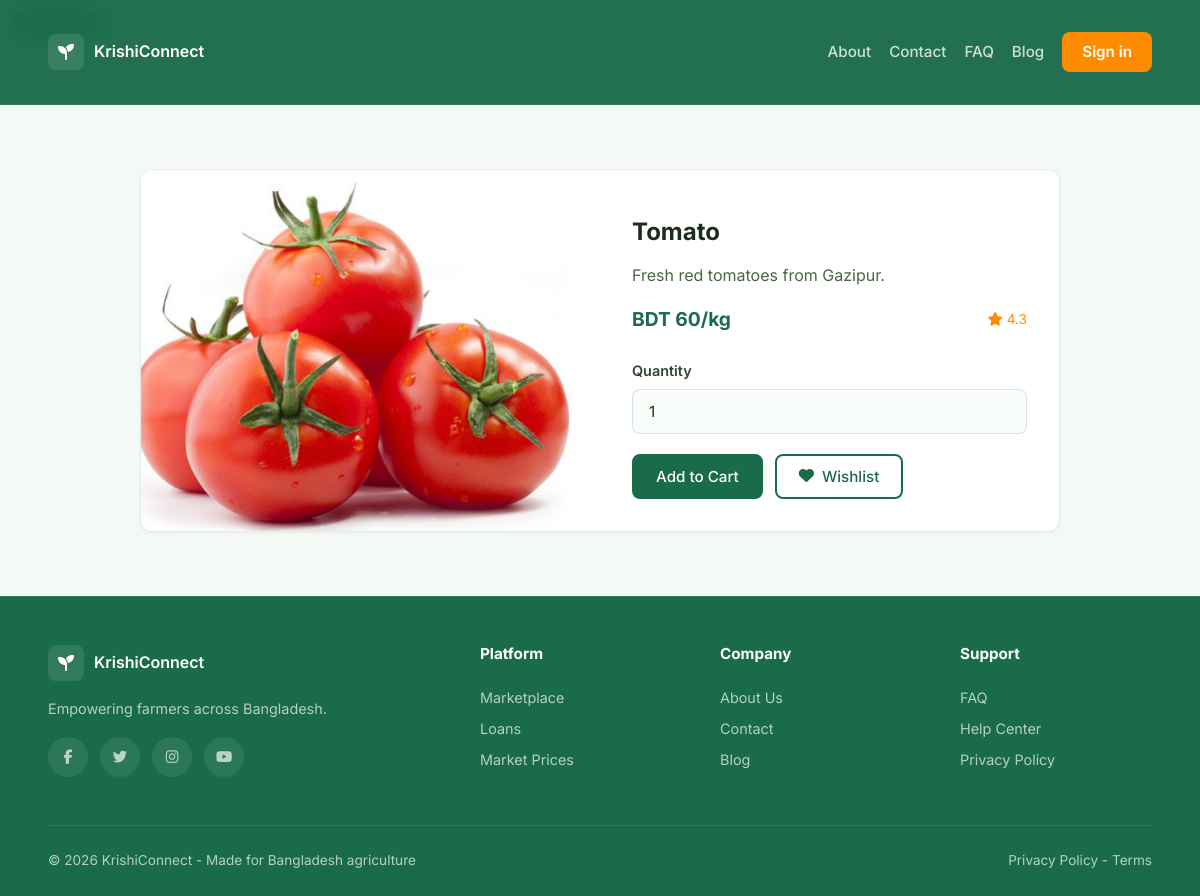
The app's page /pages/product.php?id=1 with its own data.
### tables this page shows
CREATE TABLE products (
    id INT AUTO_INCREMENT PRIMARY KEY,
    farmer_id INT NOT NULL,
    category_id INT NOT NULL,
    name VARCHAR(120) NOT NULL,
    variety VARCHAR(120),
    description TEXT,
    price DECIMAL(10,2) NOT NULL,
    unit VARCHAR(20) NOT NULL DEFAULT 'kg',
    quantity_available DECIMAL(10,2) NOT NULL DEFAULT 0,
    rating DECIMAL(3,2) DEFAULT 0,
    status ENUM('active','inactive','sold_out') NOT NULL DEFAULT 'active',
    created_at TIMESTAMP DEFAULT CURRENT_TIMESTAMP,
    FOREIGN KEY (farmer_id) REFERENCES users(id) ON DELETE CASCADE,
    FOREIGN KEY (category_id) REFERENCES categories(id) ON DELETE RESTRICT
);

### app/includes/db.php (called while the page is built, shortened)
<?php
function db(): PDO
{
    static $pdo = null;
    $config = require __DIR__ . '/config.php';
    $db = $config['db'];
    $options = [
        PDO::ATTR_ERRMODE => PDO::ERRMODE_EXCEPTION,
        PDO::ATTR_DEFAULT_FETCH_MODE => PDO::FETCH_ASSOC,
        PDO::ATTR_TIMEOUT => 3,
    ];
    foreach (db_candidate_ports($db['port']) as $port) {
        try {
            try {
                $pdo = db_connect($db, $port, $options, true);
            } catch (PDOException $e) {
                if (!db_is_unknown_database($e)) {
                    throw $e;
                }
                $server = db_connect($db, $port, $options, false);
                db_create_database($server, $db['name'], $db['charset']);
                $pdo = db_connect($db, $port, $options, true);
            }
            db_ensure_schema($pdo);
            return $pdo;
        } catch (PDOException $e) {
            $lastError = $e;
        }
    }
}
function db_candidate_ports(string $configured): array
{
    $ports = [];
    foreach ([$configured, '3306', '3307', '3308'] as $port) {
        $port = trim((string) $port);
        if ($port !== '' && !in_array($port, $ports, true)) {
            $ports[] = $port;
        }
    }
    return $ports;
}
function db_connect(array $db, string $port, array $options, bool $withDatabase): PDO
{
    if ($withDatabase) {
        $dsn = sprintf(
            'mysql:host=%s;port=%s;dbname=%s;charset=%s',
            $db['host'],
            $port,
            $db['name'],
            $db['charset']
        );
    }
    return new PDO($dsn, $db['user'], $db['pass'], $options);
}
function db_ensure_schema(PDO $pdo): void
{
    $hasUsers = $pdo->query("SHOW TABLES LIKE 'users'")->fetch();
    if ($hasUsers) {
        return;
    }
}

### app/includes/config.php (called while the page is built)
<?php
return [
    'db' => [
        'host' => getenv('KRISHI_DB_HOST') ?: '127.0.0.1',
        'port' => getenv('KRISHI_DB_PORT') ?: '3307',
        'name' => getenv('KRISHI_DB_NAME') ?: 'krishiconnect',
        'user' => getenv('KRISHI_DB_USER') ?: 'root',
        'pass' => getenv('KRISHI_DB_PASS') ?: '',
        'charset' => getenv('KRISHI_DB_CHARSET') ?: 'utf8mb4',
    ],
    'base_url' => getenv('KRISHI_BASE_URL') !== false ? getenv('KRISHI_BASE_URL') : null,
];

### app/includes/helpers.php (called while the page is built, shortened)
<?php
function app_config(): array
{
    static $config = null;
    if ($config === null) {
        $config = require __DIR__ . '/config.php';
    }
    return $config;
}
function base_url(): string
{
    $base = app_config()['base_url'] ?? '';
    return rtrim($base, '/');
}
function url(string $path): string
{
    $base = base_url();
    $path = '/' . ltrim($path, '/');
    return $base . $path;
}
function asset_url(string $path): string
{
    return url($path);
}

### pages/product.php (the view, shortened to what this page needs)
<?php
require_once __DIR__ . '/../app/includes/header.php';
require_once __DIR__ . '/../app/includes/db.php';
$id = (int)($_GET['id'] ?? 0);
$stmt = db()->prepare('SELECT p.*, c.name AS category_name, (SELECT image_path FROM product_images WHERE product_id = p.id AND is_primary = 1 LIMIT 1) AS image_path FROM products p JOIN categories c ON c.id = p.category_id WHERE p.id = ?');
$stmt->execute([$id]);
$product = $stmt->fetch();
?>
<section class="section">
    <div class="container">
        <?php if (!$product): ?>
            <div class="card" style="text-align:center">
                <h2>Product not found</h2>
                <p style="color:var(--gray);margin:1rem 0">The requested product is unavailable.</p>
                <a href="<?= url('pages/marketplace.php'); ?>" class="btn btn-primary">Back to Marketplace</a>
            </div>
        <?php else: ?>
            <div class="product-card" style="max-width:920px;margin:0 auto;display:grid;grid-template-columns:repeat(auto-fit,minmax(280px,1fr));overflow:hidden">
                <div class="img-wrap" style="height:100%">
                    <img src="<?= asset_url($product['image_path'] ?: 'images/vegetables/tomato.jpg'); ?>" alt="<?= htmlspecialchars($product['name']); ?>">
                </div>
                <div class="details" style="padding:2rem">
                    <h2 style="margin-top:1rem"><?= htmlspecialchars($product['name']); ?></h2>
                    <p style="color:var(--gray);margin:1rem 0"><?= htmlspecialchars($product['description'] ?: 'Fresh produce from a verified KrishiConnect farmer.'); ?></p>
                    <div class="price-row" style="margin-bottom:1.5rem">
                        <span class="price">BDT <?= number_format((float)$product['price'], 0); ?>/<?= htmlspecialchars($product['unit']); ?></span>
                        <span class="rating"><i class="fas fa-star"></i> <?= number_format((float)$product['rating'], 1); ?></span>
                    </div>
                    <form method="post" action="<?= url('app/actions/cart_add.php'); ?>">
                        <div class="form-group">
                            <label for="quantity">Quantity</label>
                            <input type="number" id="quantity" name="quantity" min="1" value="1">
                        </div>
                        <div class="design-actions">
                            <button class="btn btn-primary" type="submit">Add to Cart</button>
                            <button class="btn btn-outline" type="submit" formaction="<?= url('app/actions/wishlist_add.php'); ?>" name="return_to" value="pages/product.php?id=<?= (int)$product['id']; ?>"><i class="fas fa-heart"></i> Wishlist</button>
                        </div>
                    </form>
                </div>
            </div>
        <?php endif; ?>
    </div>
</section>
<?php require_once __DIR__ . '/../app/includes/footer.php'; ?>

### css/styles.css (style rules this page uses)
:root { --emerald:#1a6b3c;--emerald-dark:#0f4d2a;--emerald-light:#2e8b57;--gold:#f0a500;--gold-light:#ffd166;--navy:#0d1b2a;--navy-light:#1b2d45;--slate:#334155;--gray:#64748b;--gray-light:#94a3b8;--surface:#f8faf9;--surface-2:#f1f5f3;--white:#ffffff;--red:#ef4444;--green-success:#22c55e;--yellow-warn:#eab308;--radius:12px;--radius-lg:20px;--radius-full:9999px;--shadow-sm:0 1px 3px rgba(0,0,0,.08);--shadow:0 4px 12px rgba(0,0,0,.1);--shadow-lg:0 12px 40px rgba(0,0,0,.12);--shadow-xl:0 20px 60px rgba(0,0,0,.15);--transition:all .3s cubic-bezier(.4,0,.2,1);--glass:rgba(255,255,255,.12);--glass-border:rgba(255,255,255,.18) }
*,*::before,*::after { margin:0;padding:0;box-sizing:border-box }
body { font-family:'DM Sans',sans-serif;color:var(--navy);line-height:1.6;background:var(--surface);-webkit-font-smoothing:antialiased }
h1,h2,h3,h4,h5,h6 { font-family:'Inter',sans-serif;font-weight:700;line-height:1.2 }
img { max-width:100%;display:block }
.container { width:100%;max-width:1200px;margin:0 auto;padding:0 24px }
.btn { display:inline-flex;align-items:center;justify-content:center;gap:8px;padding:12px 28px;border-radius:var(--radius);font-weight:600;font-size:.95rem;border:2px solid transparent;cursor:pointer;transition:var(--transition);font-family:inherit }
.btn-primary { background:var(--emerald);color:var(--white);border-color:var(--emerald) }
.btn-outline { background:transparent;color:var(--emerald);border-color:var(--emerald) }
.section { padding:5rem 0 }
.product-card { background:var(--white);border-radius:var(--radius-lg);overflow:hidden;box-shadow:var(--shadow-sm);border:1px solid rgba(0,0,0,.04);transition:var(--transition) }
.product-card .img-wrap { position:relative;overflow:hidden;height:220px }
.product-card .img-wrap img { width:100%;height:100%;object-fit:cover;transition:transform .5s ease }
.product-card .details { padding:1.25rem }
.product-card .price-row { display:flex;justify-content:space-between;align-items:center;margin-top:.75rem }
.product-card .price { font-family:'Inter',sans-serif;font-weight:700;font-size:1.2rem;color:var(--emerald) }
.product-card .rating { color:var(--gold);font-size:.85rem;display:flex;align-items:center;gap:4px }
.form-group { margin-bottom:1.25rem }
.form-group label { display:block;margin-bottom:.4rem;font-weight:600;font-size:.9rem;color:var(--slate) }
input,select,textarea { width:100%;padding:12px 16px;border:2px solid var(--surface-2);border-radius:var(--radius);font-family:inherit;font-size:.95rem;transition:var(--transition);background:var(--surface);color:var(--navy) }
html { scroll-behavior:smooth }
:root { --emerald:#1a6b4a; --emerald-dark:#14583d; --emerald-light:#2c8a62; --gold:#ff8c00; --gold-light:#ffa733; --navy:#1a2e1a; --navy-light:#244424; --slate:#2f4632; --gray:#4a6741; --gray-light:#8ca08d; --surface:#f5f9f5; --surface-2:#e8f5ed; --white:#ffffff; --red:#d32f2f; --green-success:#1a6b4a; --yellow-warn:#ff8c00; --radius:8px; --radius-lg:12px; --radius-full:9999px; --shadow-sm:0 1px 3px rgba(26,107,74,.08); --shadow:0 8px 24px rgba(26,107,74,.12); --shadow-lg:0 14px 40px rgba(26,107,74,.16); }
body { font-family:Inter,DM Sans,Arial,sans-serif;background:var(--surface);color:var(--navy) }
.container { max-width:1152px }
.btn { border-radius:8px;padding:11px 22px;font-weight:500 }
.btn-primary { background:var(--emerald);border-color:var(--emerald);color:var(--white) }
.btn-outline { border-color:var(--emerald);color:var(--emerald);background:transparent }
.design-actions { display:flex;gap:12px;flex-wrap:wrap }
.section { padding:64px 0 }
.card,.product-card,.story-card,.form-container,.filter-bar,.table-wrap,.summary-box,.success-card,.message-list,.message-chat,.notification-card,.settings-card { border-radius:12px;border:1px solid rgba(26,107,74,.12);box-shadow:var(--shadow-sm);background:var(--white) }
.product-card .img-wrap { height:210px }
.product-card .price { color:var(--emerald) }
.product-card .rating { color:var(--gold) }
input,select,textarea { border:1px solid rgba(26,107,74,.16);background:#f9fdf9;border-radius:8px }

### records on screen
products: name "Tomato", description "Fresh red tomatoes from Gazipur.", price "60", unit "kg", rating "4.3"
